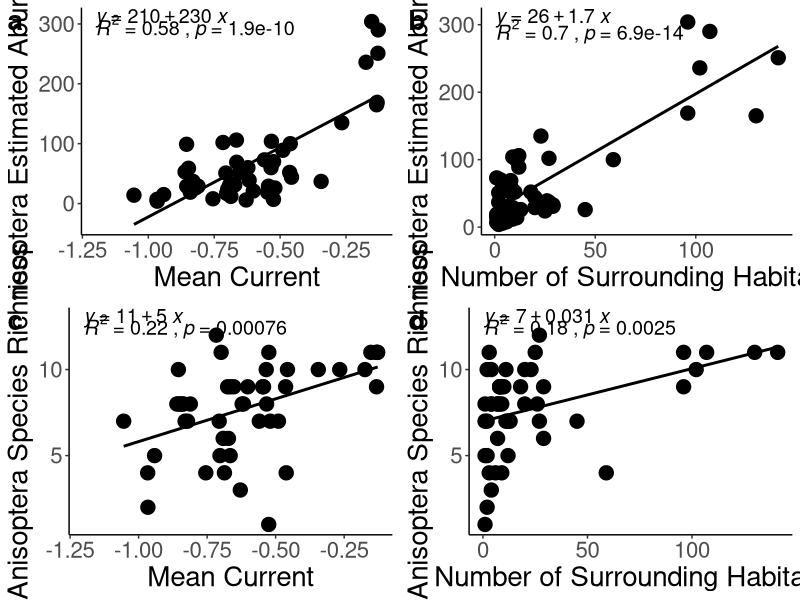
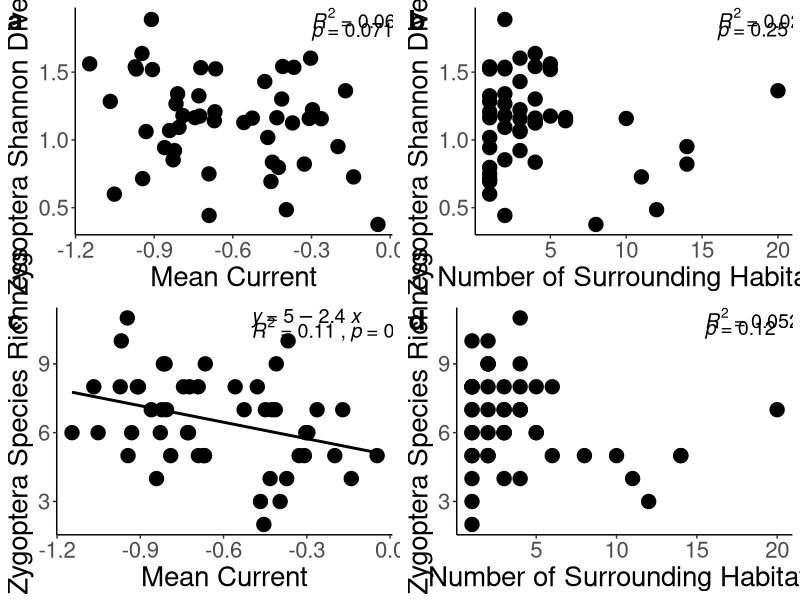
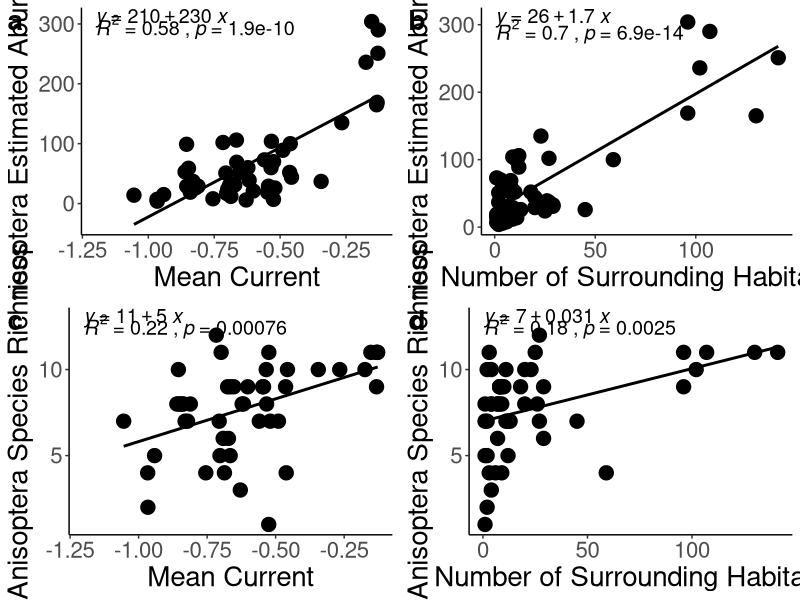
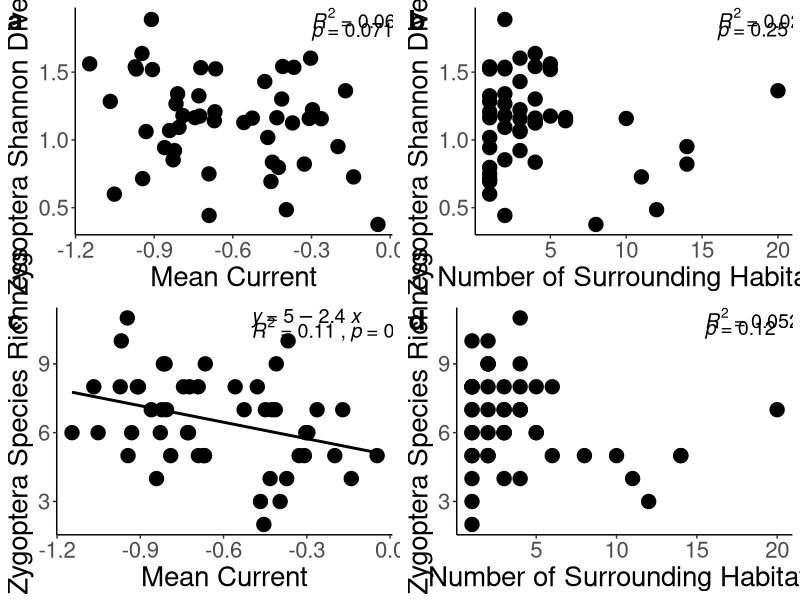

The R source for these figures, in order:
# Regression Figures
# Author: Isabella Richmond 
# This script is for producing figures demonstrating the 
# relationships between current and Odonates

#### Load Packages ####
p <- c("dplyr", "ggplot2", "data.table", "ggpubr")
lapply(p, library, character.only=T)

#### Load Data ####
ani <- fread("input/cleaned/AnisopteraCleaned.csv")
zyg <- fread("input/cleaned/ZygopteraCleaned.csv")

# select the relevant columns 
anis <- select(ani, c(Pond, abundance, speciescount, shannon, Group, mean.nine, sd.nine, n.nine))
zygs <- select(zyg, c(Pond, abundance, speciescount, shannon, Group, mean.three, sd.three, n.three))

#### Figure 1 - Anisoptera Regressions ####
am <- ggplot(anis, aes(x = mean.nine, y = abundance))+
  geom_point(aes(size = 3))+
  geom_smooth(method="lm",se=FALSE,col="black")+
  stat_cor(aes(x = mean.nine,y = abundance,label = paste(..rr.label.., ..p.label.., sep = "~`,`~"), group=1), label.y = 295, label.x = -1.2, size = 5)+
  stat_regline_equation(aes(x = mean.nine,y = abundance), label.y = 310, label.x = -1.2, size = 5)+
  theme_classic() +
  theme(text = element_text(size = 20), 
        legend.position = "none")+
  xlab("Mean Current") +
  ylab("Anisoptera Estimated Abundance")

asd <- ggplot(anis, aes(x= sd.nine, y = abundance))+
  geom_point(aes(size = 3))+
  geom_smooth(method="lm",se=FALSE,col="black")+
  stat_cor(aes(x = sd.nine,y = abundance,label = paste(..rr.label.., ..p.label.., sep = "~`,`~")), label.y = 295, label.x = 0, size = 5)+
  stat_regline_equation(aes(x = sd.nine, y = abundance), label.y = 310, label.x = 0, size = 5)+
  theme_classic() +
  theme(text = element_text(size = 20), 
        legend.position = "none")+
  xlab("Standard Deviation Current") +
  ylab("Anisoptera Estimated Abundance")

ah <- ggplot(anis, aes(n.nine, abundance))+
  geom_point(aes(size = 3))+
  geom_smooth(method="lm",se=FALSE,col="black")+
  stat_cor(aes(n.nine,abundance,label = paste(..rr.label.., ..p.label.., sep = "~`,`~")), label.y = 290, label.x = 0.45, size = 5)+
  stat_regline_equation(aes(n.nine,abundance), label.y = 310, label.x = 0.45, size = 5)+
  theme_classic() +
  theme(text = element_text(size = 20), 
        legend.position = "none")+
  xlab("Number of Surrounding Habitats") +
  ylab("Anisoptera Estimated Abundance")

as <- ggplot(anis, aes(mean.nine, shannon))+
  geom_point(aes(size = 3))+
  geom_smooth(method="lm",se=FALSE,col="black")+
  stat_cor(aes(mean.nine,shannon,label = paste(..rr.label.., ..p.label.., sep = "~`,`~"), group=1), label.y = 2, label.x = -0.35, size = 5)+
  stat_regline_equation(aes(mean.nine,shannon), label.y = 2.1, label.x = -0.35, size = 5)+
  theme_classic() +
  theme(text = element_text(size = 20), 
        legend.position = "none")+
  xlab("Mean Current") +
  ylab("Anisoptera Shannon Diversity")

srm <- ggplot(anis, aes(mean.nine, speciescount))+
  geom_point(aes(size = 3))+
  geom_smooth(method="lm",se=FALSE,col="black")+
  stat_cor(aes(mean.nine,speciescount,label = paste(..rr.label.., ..p.label.., sep = "~`,`~"), group=1), label.y = 12.5, label.x = -1.2,  size = 5)+
  stat_regline_equation(aes(mean.nine,speciescount), label.y = 13, label.x = -1.2, size = 5)+
  theme_classic() +
  theme(text = element_text(size = 20), 
        legend.position = "none")+
  xlab("Mean Current") +
  ylab("Anisoptera Species Richness")

srh <- ggplot(anis, aes(n.nine, speciescount))+
  geom_point(aes(size = 3))+
  geom_smooth(method="lm",se=FALSE,col="black")+
  stat_cor(aes(n.nine,speciescount,label = paste(..rr.label.., ..p.label.., sep = "~`,`~"), group=1), label.y = 12.5, label.x = 0.4, size = 5)+
  stat_regline_equation(aes(n.nine,speciescount), label.y = 13, label.x = 0.4, size = 5)+
  theme_classic() +
  theme(text = element_text(size = 20), 
        legend.position = "none")+
  xlab("Number of Surrounding Habitats") +
  ylab("Anisoptera Species Richness")


ggarrange(am, ah, srm, srh, ncol = 2, nrow = 2, labels = "auto", font.label = list(size = 20))

ggsave("graphics/AnisopteraRegression.jpg", width = 15, height = 12, dpi = 400)

#### Figure 2 - Anisoptera Species Richness Regressions ####
zsdc <- ggplot(zygs, aes(x = mean.three, y = shannon))+
  geom_point(aes(size=3))+
  stat_cor(aes(label = paste(..rr.label..), group=1), label.y = 1.9, label.x = -0.3, size = 5)+
  stat_cor(aes(label = paste(..p.label..), group=1), label.y = 1.8, label.x = -0.3, size = 5)+
  theme_classic() +
  theme(text = element_text(size = 20), 
        legend.position = "none")+
  xlab("Mean Current") +
  ylab("Zygoptera Shannon Diversity")

zsdh <- ggplot(zygs, aes(x= n.three, y = shannon))+
  geom_point(aes(size=3))+
  stat_cor(aes(label = paste(..rr.label..), group =1), label.y = 1.9, label.x = 16, size = 5)+
  stat_cor(aes(label = paste(..p.label..), group = 1), label.y = 1.8, label.x = 16, size = 5)+
  theme_classic() +
  theme(text = element_text(size = 20), 
        legend.position = "none")+
  xlab("Number of Surrounding Habitats") +
  ylab("Zygoptera Shannon Diversity")

zsrc <- ggplot(zygs, aes(mean.three, speciescount))+
  geom_point(aes(size=3))+
  geom_smooth(method="lm",se=FALSE,col="black")+
  stat_cor(aes(label = paste(..rr.label.., ..p.label.., sep = "~`,`~")), label.y = 10.5, label.x = -0.5, size = 5)+
  stat_regline_equation(label.y = 11, label.x = -0.5, size = 5)+
  theme_classic() +
  theme(text = element_text(size = 20), 
        legend.position = "none")+
  xlab("Mean Current") +
  ylab("Zygoptera Species Richness")

zsrh <- ggplot(zygs, aes(n.three, speciescount))+
  geom_point(aes(size=3))+
  stat_cor(aes(label = paste(..rr.label..), group=1), label.y = 11, label.x = 15.5, size = 5)+
  stat_cor(aes(label = paste(..p.label..), group=1), label.y = 10.5, label.x = 15.5, size = 5)+
  theme_classic() +
  theme(text = element_text(size = 20), 
        legend.position = "none")+
  xlab("Number of Surrounding Habitats") +
  ylab("Zygoptera Species Richness")


ggarrange(zsdc, zsdh, zsrc, zsrh, ncol = 2, nrow = 2, labels = "auto", font.label = list(size = 20))

ggsave("graphics/ZygopteraRegression.jpg", width = 15, height = 12, dpi = 400)
